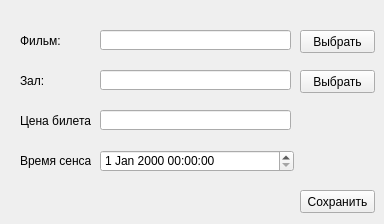
<?xml version="1.0" encoding="UTF-8"?>
<ui version="4.0">
 <class>Form</class>
 <widget class="QWidget" name="Form">
  <property name="geometry">
   <rect>
    <x>0</x>
    <y>0</y>
    <width>384</width>
    <height>224</height>
   </rect>
  </property>
  <property name="windowTitle">
   <string>Form</string>
  </property>
  <widget class="QLabel" name="label">
   <property name="geometry">
    <rect>
     <x>20</x>
     <y>30</y>
     <width>47</width>
     <height>21</height>
    </rect>
   </property>
   <property name="text">
    <string>Фильм:</string>
   </property>
  </widget>
  <widget class="QLineEdit" name="film_name">
   <property name="geometry">
    <rect>
     <x>100</x>
     <y>30</y>
     <width>191</width>
     <height>20</height>
    </rect>
   </property>
   <property name="readOnly">
    <bool>true</bool>
   </property>
  </widget>
  <widget class="QPushButton" name="film_choose">
   <property name="geometry">
    <rect>
     <x>300</x>
     <y>30</y>
     <width>75</width>
     <height>23</height>
    </rect>
   </property>
   <property name="text">
    <string>Выбрать</string>
   </property>
  </widget>
  <widget class="QPushButton" name="room_choose">
   <property name="geometry">
    <rect>
     <x>300</x>
     <y>70</y>
     <width>75</width>
     <height>23</height>
    </rect>
   </property>
   <property name="text">
    <string>Выбрать</string>
   </property>
  </widget>
  <widget class="QLineEdit" name="room_name">
   <property name="geometry">
    <rect>
     <x>100</x>
     <y>70</y>
     <width>191</width>
     <height>20</height>
    </rect>
   </property>
   <property name="readOnly">
    <bool>true</bool>
   </property>
  </widget>
  <widget class="QLabel" name="label_2">
   <property name="geometry">
    <rect>
     <x>20</x>
     <y>70</y>
     <width>47</width>
     <height>21</height>
    </rect>
   </property>
   <property name="text">
    <string>Зал:</string>
   </property>
  </widget>
  <widget class="QLineEdit" name="price_input">
   <property name="geometry">
    <rect>
     <x>100</x>
     <y>110</y>
     <width>191</width>
     <height>20</height>
    </rect>
   </property>
  </widget>
  <widget class="QLabel" name="label_3">
   <property name="geometry">
    <rect>
     <x>20</x>
     <y>110</y>
     <width>71</width>
     <height>21</height>
    </rect>
   </property>
   <property name="text">
    <string>Цена билета:</string>
   </property>
  </widget>
  <widget class="QLabel" name="label_4">
   <property name="geometry">
    <rect>
     <x>20</x>
     <y>150</y>
     <width>71</width>
     <height>21</height>
    </rect>
   </property>
   <property name="text">
    <string>Время сенса:</string>
   </property>
  </widget>
  <widget class="QDateTimeEdit" name="time_input">
   <property name="geometry">
    <rect>
     <x>100</x>
     <y>150</y>
     <width>194</width>
     <height>22</height>
    </rect>
   </property>
  </widget>
  <widget class="QLabel" name="error_output">
   <property name="geometry">
    <rect>
     <x>10</x>
     <y>190</y>
     <width>261</width>
     <height>16</height>
    </rect>
   </property>
   <property name="text">
    <string/>
   </property>
  </widget>
  <widget class="QPushButton" name="save_button">
   <property name="geometry">
    <rect>
     <x>300</x>
     <y>190</y>
     <width>75</width>
     <height>23</height>
    </rect>
   </property>
   <property name="text">
    <string>Сохранить</string>
   </property>
  </widget>
 </widget>
 <resources/>
 <connections/>
</ui>
